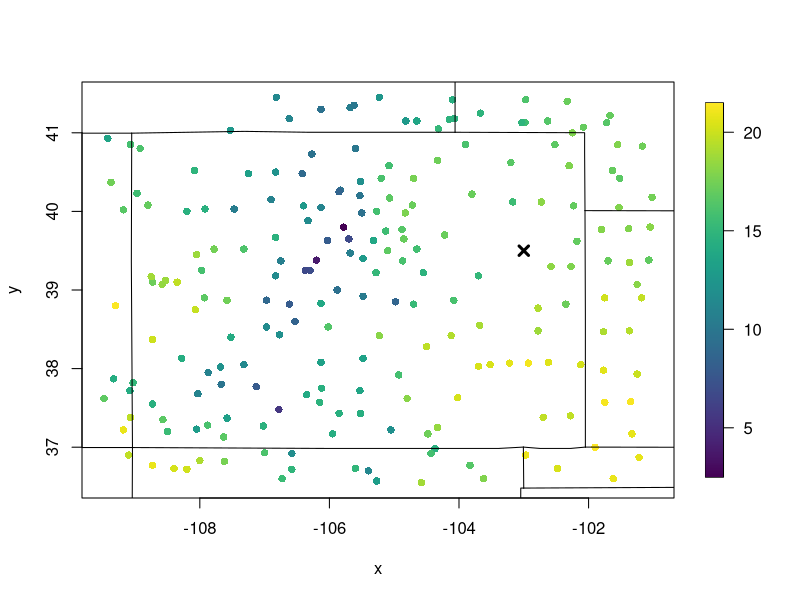
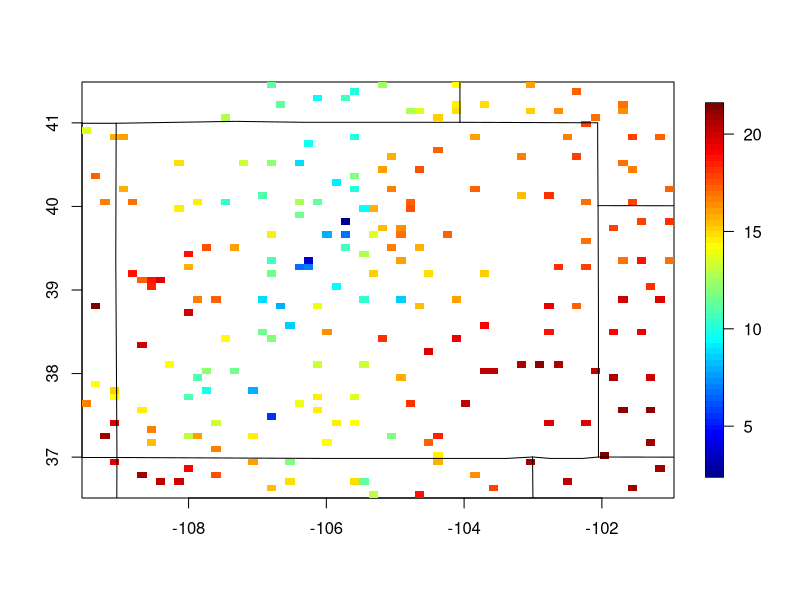
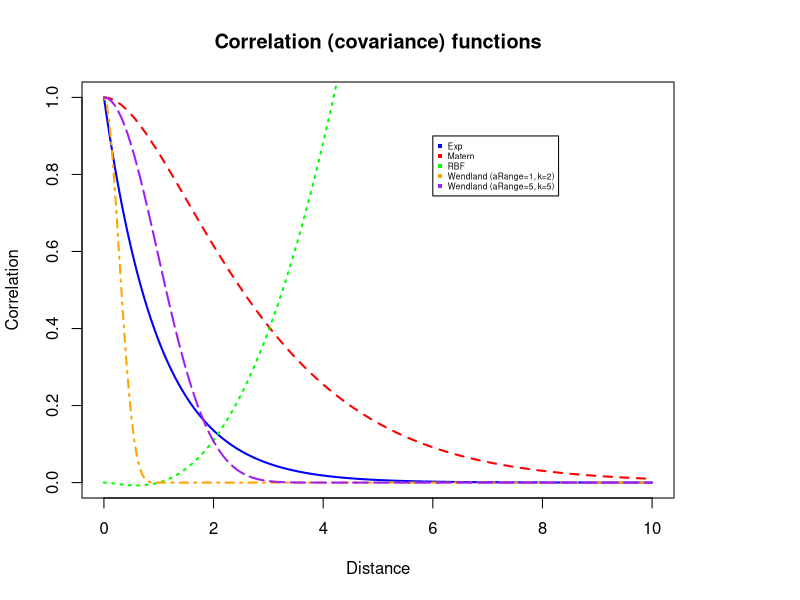
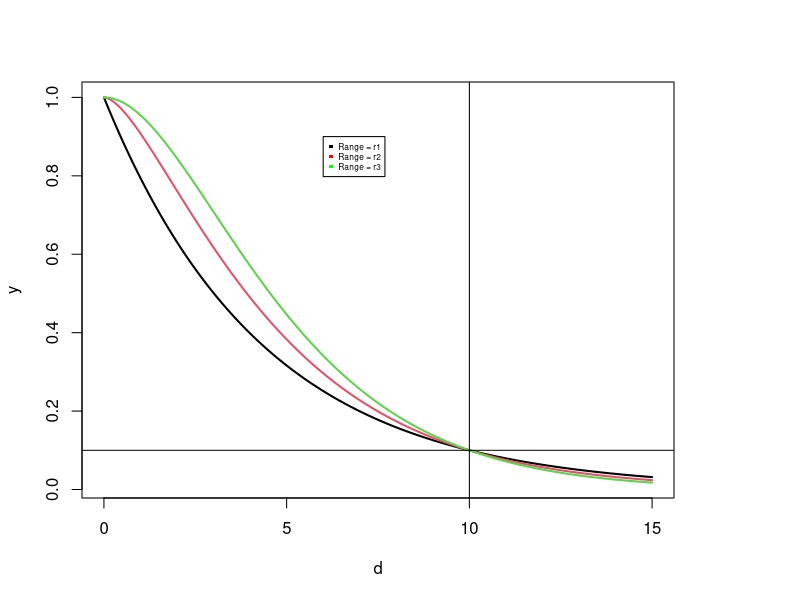
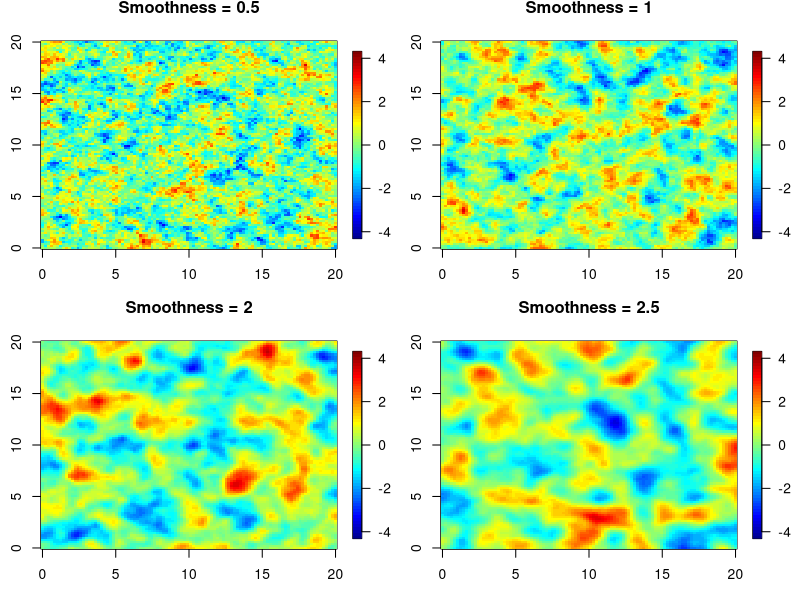
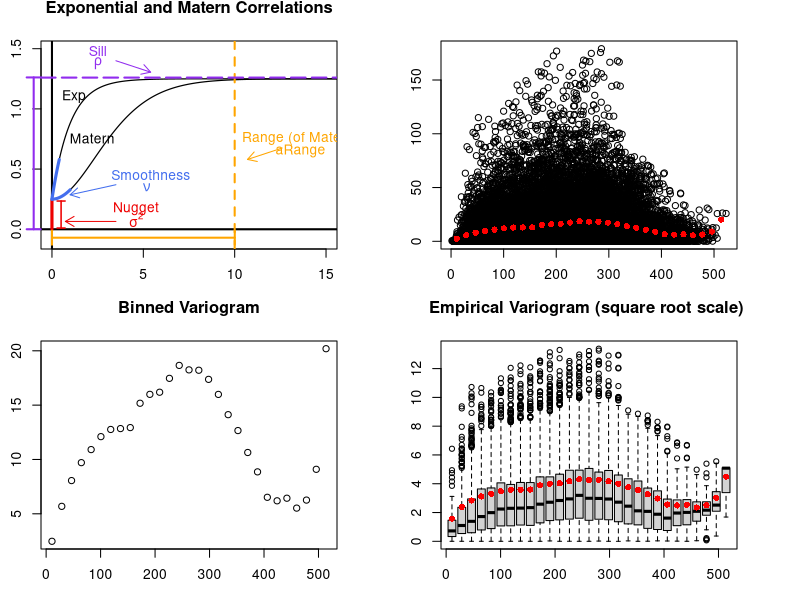
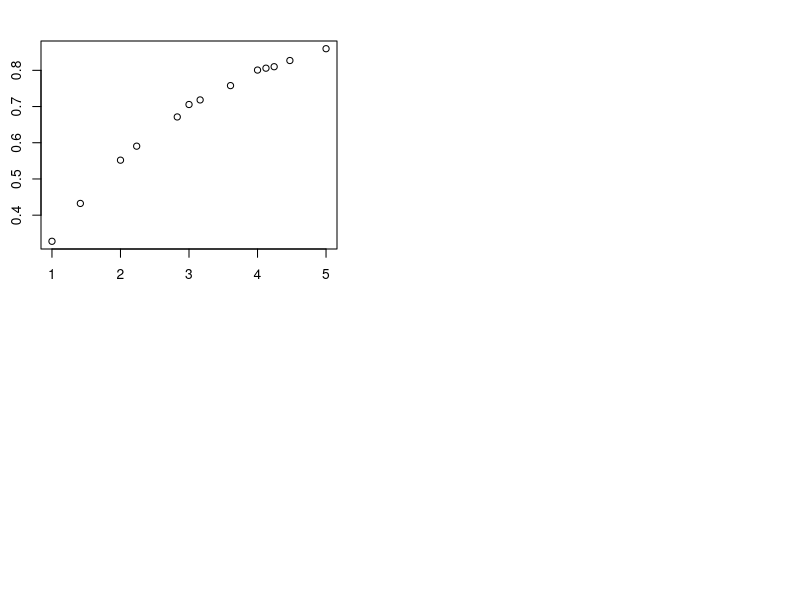

Recreate these plots in R, in order.
## ---- chunk 1
knitr::opts_chunk$set(echo = TRUE, cache=TRUE)
library(fields)
## ---- chunk 2
data(COmonthlyMet)
y.CO <- CO.tmax.MAM.climate
x.CO <- CO.elev/1000     #convert elevation to kilometers instead of meters
grd.CO <- as.matrix(CO.loc)
keep <- !is.na(y.CO)      #removing all NA's from the temperatures
y.CO <- y.CO[keep]
x.CO <- x.CO[keep]
grd.CO <- grd.CO[keep,]
rm(keep)
bubblePlot(grd.CO,y.CO)
US(add=TRUE)
points(-103,39.5, pch=4,lwd=3,cex=1.25, col='black')
## ---- chunk 3
#compute pairwise distance vector
x1 = 1:3    #x1 = (1,2,3)
x2 = 3:1    #x2 = (3,2,1)
rdist(x1,x2) 
## ---- chunk 4
data(COmonthlyMet)
y.CO <- CO.tmax.MAM.climate
z.CO <- CO.elev     
grd.CO <- as.matrix(CO.loc)
keep <- !is.na(y.CO)
y.CO <- y.CO[keep]
z.CO <- z.CO[keep]
grd.CO <- grd.CO[keep,]

quilt.plot(grd.CO,y.CO)
US(add=TRUE)
## ---- chunk 5
three.locations <- grd.CO[1:3,]
#location one is (-109.10, 36.90)
#location two is (-103.17, 40.12)
#location three is (-105.85, 37.43)
rdist.earth(three.locations)  #i,j entry is the distance between location i and location j
## ---- chunk 6
d <- seq(0,10,,200) #Will visualize a 1D set of images
e <- Exponential(d, range = 1) #alpha = 1/range, phi=1.0
m <- Matern(d , range = 1.5, smoothness = 1.5) #alpha=1/range, nu=smoothness, phi=1.0)
rbf <- RadialBasis(d,M=2,dimension=2, derivative = 0)
w <- Wendland(d, aRange=1, dimension=1, k=2)
w2 <- Wendland(d, aRange=5, dimension=1, k=5)
dat <- cbind(e,m,rbf,w,w2)
matplot(d, dat, type = c("l"), lwd=2, ylim=c(0,1), xlab="Distance",
        ylab="Correlation",col = c("blue","red", "green", "orange", "purple"))
title("Correlation (covariance) functions")
legend(x=6, y=0.9, legend=c("Exp", "Matern", "RBF", "Wendland (aRange=1, k=2)", "Wendland (aRange=5, k=5)"),
       col=c("blue", "red", "green", "orange", "purple"), pch=15,cex=0.5)
## ---- chunk 7
r1<- Matern.cor.to.range( 10, nu=.5, cor.target=.1)
r2<- Matern.cor.to.range( 10, nu=1.0, cor.target=.1)
r3<- Matern.cor.to.range( 10, nu=2.0, cor.target=.1)
# note that these equivalent ranges with respect to this correlation length are 
# quite different due the different smoothness parameters.
d<- seq( 0, 15,,200)
y<- cbind( Matern( d, range=r1, nu=.5), Matern( d, range=r2, nu=1.0), Matern( d, range=r3, nu=2.0))
matplot( d, y, type="l", lty=1, lwd=2)
xline( 10)
yline( .1)
legend( x=6, y=0.9, legend=c("Range = r1", "Range = r2", "Range = r3"),col=c("black", "red", "green"), pch=15,cex=0.5)
## ---- chunk 8
x1 <- seq(1,10 ,,100)
x2 <- seq(1,20,,100)
MyaRange <- 5

cov1 <- Exp.cov(x1,x2, aRange=MyaRange)
cov2 <- stationary.cov( x1,x2, aRange=MyaRange, Distance= "rdist", Covariance="Exponential")
cov3 <- stationary.cov( x1,x2, aRange=MyaRange, Distance= "rdist", Covariance="Matern",smoothness=.5)

{test.for.zero(cov1,cov2)
test.for.zero(cov2,cov3)}
## ---- chunk 9
grid <- list( x= seq( 0,20,,100), y= seq(0,20,,100)) 
obj1 <- matern.image.cov(grid=grid, aRange = 0.5 , smoothness = 0.5, setup=TRUE)
obj2 <- matern.image.cov(grid=grid, aRange = 0.5, smoothness = 1, setup=TRUE)
obj3 <- matern.image.cov(grid=grid, aRange = 0.5, smoothness = 2, setup=TRUE)
obj4 <- matern.image.cov(grid=grid, aRange = 0.5, smoothness = 2.5, setup=TRUE)

set.seed(2008)

look1 <- sim.rf(obj1)
look2 <- sim.rf(obj2)
look3 <- sim.rf(obj3)
look4 <- sim.rf(obj4)

set.panel(2,2)
image.plot(grid$x, grid$y, look1, main='Smoothness = 0.5',zlim=c(-4.25,4.25)) 
image.plot(grid$x, grid$y, look2, main='Smoothness = 1',zlim=c(-4.25,4.25)) 
image.plot(grid$x, grid$y, look3, main='Smoothness = 2',zlim=c(-4.25,4.25)) 
image.plot(grid$x, grid$y, look4, main='Smoothness = 2.5',zlim=c(-4.25,4.25)) 
## ---- chunk 10
x <- seq(0,21,,500)
d <- rdist(0,x)
out <- Matern(d, range=1, smoothness=4)
out2 <- Exponential(d, range=1)
x2 <- seq(0,1,,1000)
x3 <- seq(0,0.4,,1000)
d2 <- rdist(0,x2)
d3 <- rdist(0,x3)
ou <- Matern(d2,range=1,smoothness=4)
ou2 <- Exponential(d3, range=1)
{plot(x[x>1],1.25-out[x>1], xlim=c(0,15), ylim=c(-0.1,1.5), 
      ylab="(Semi)Variance",xlab="Distance", type="l", lwd=1.2)
  lines(x[x>0.35],1.25-out2[x>0.35], lwd=1.2)
  title('Exponential and Matern Correlations')
  yline(y=0, lwd=2)
  xline(x=0, lwd=2)
  xline(x=10, lty="dashed", col="orange", lwd=2)
  yline(y=1.26, lty="longdash", col="purple2", lwd=2)
  segments(0,0, 0,0.24, lty="solid", col="red2", lwd=3)
  xtext <- c(4.6,4.6,13.6,13.6,2.5,2.5,5.2,5.4,1.2,2.2)
  ytext <- c(0.08,0.17,0.65,0.75,1.38,1.48,0.35,0.45,1.1,0.755)
  labels <- c(expression(sigma^2),expression(Nugget),expression(aRange),expression('Range (of Matern)')
              ,expression(rho),expression(Sill),expression(nu),expression(Smoothness), expression(Exp), expression(Matern))
  col <- rep(c("red2","orange","purple2","royalblue2","black"), rep(2,5))
  text(x=xtext,y=ytext,labels=labels,col=col)
  arrow.plot(3.5, 0.065, -1, 0 , arrow.ex=1.6, length=.1, col='red2', lwd=1)
  arrow.plot(12.6, 0.675, -20, -1 , arrow.ex=1.1, length=.1, col='orange', lwd=1)
  arrow.plot(3.5, 1.4, 20,-1 , arrow.ex=1.1, length=.1, col='purple2', lwd=1)
  arrow.plot(3.5, 0.37, -30, -1 , arrow.ex=1.45, length=.1, col='royalblue2', lwd=1)
  arrow.plot(-1,0, 0,1, arrow.ex=0.73, length=0.07, code=3, col="purple2", lwd=2, 
             angle=90)
  arrow.plot(0.5,0.01, 0,1, arrow.ex=0.13, length=0.04, code=3, col="red2", lwd=1.5,
             angle=90)
  arrow.plot(0, -0.07, 1,0, arrow.ex=5.79, length=0.07, code=3, col="orange", lwd=2,
             angle=90)
  lines(x2, 1.25-ou, col='royalblue2', lwd=3)
  lines(x3, 1.25-ou2, col='royalblue2', lwd=3)
}
## ---- chunk 11
v <- vgram(loc=grd.CO,y=y.CO,N=30,lon.lat=TRUE) #use 30 bins
plot(v$d, v$vgram, ylab="sqrt(Variance)", xlab="distance")
points(v$stats["mean",]~v$centers, col="red", pch=16)

plot(v$stats["mean",]~v$centers,main='Binned Variogram',ylab="sqrt(Variance)", xlab="distance")  

boxplotVGram(v,N=30,breaks=v$breaks,lon.lat=TRUE, ylab="sqrt(Variance)", xlab="distance")
# add square root of the bin means
points( sqrt(v$stats["mean",])~v$centers, col="red",
        pch=16, lwd=2)
## ---- chunk 12
vm <- vgram.matrix(look1,R=5)
plot(vm$d, vm$vgram, ylab="sqrt(Variance)", xlab="distance")
